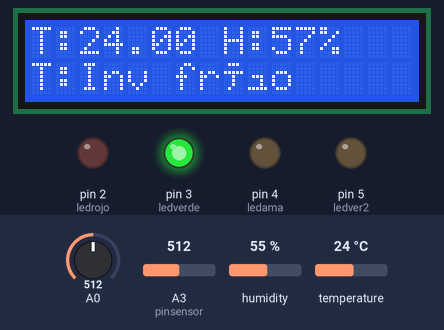
The sketch below on a simulated Arduino Uno, built with avr-gcc and run on an emulated ATmega328P. On the bench: 16×2 character LCD, output pins drawn as LEDs (lit = HIGH). The test bench sets the inputs (shaded band); at power-on: temperature 24 °C, A3 (pinsensor) = 512, A0 = 512, humidity 55 %.

Above: at 2.7 s.
2.8 s: temperature set to 26.3 °C
At 5.0 s:
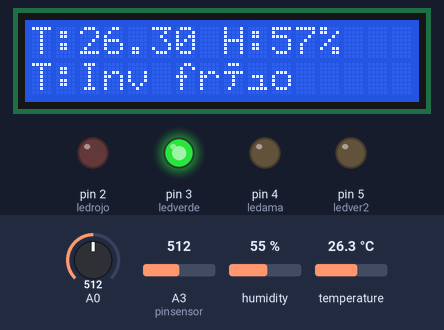
5.5 s: temperature set to 27.4 °C
At 6.3 s:
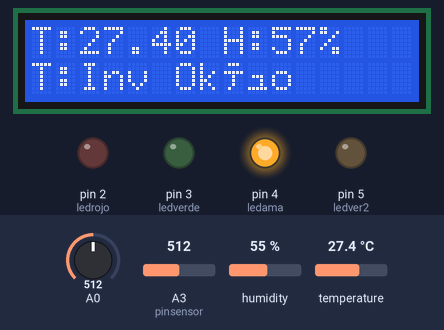
8.2 s: A3 (pinsensor) set to 927
At 10.2 s:
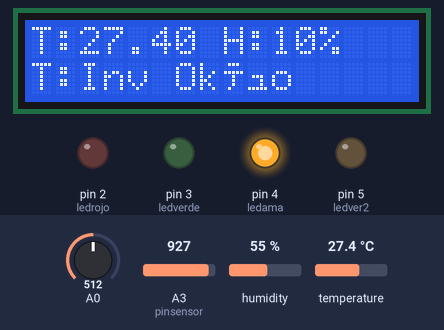
11.2 s: A3 (pinsensor) set to 948
At 12.6 s:
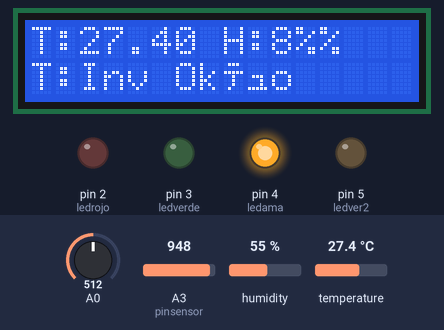
13.9 s: temperature set to 31.6 °C
At 16.4 s:
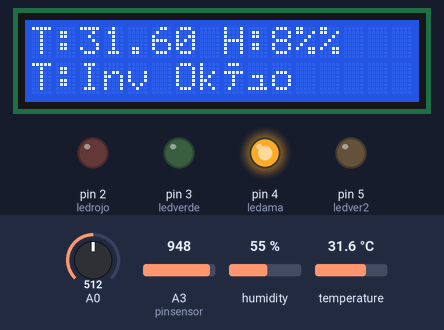
17.2 s: temperature set to 32.5 °C
At 19.1 s:
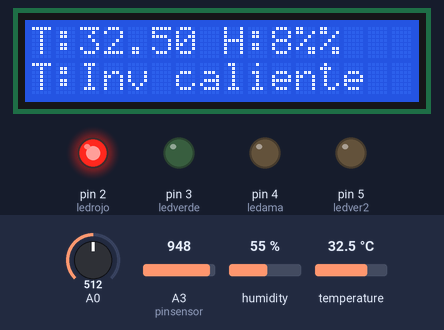
Timing chart, 0 to 20.9 s (numbered marks = the images above; inputs shaded):
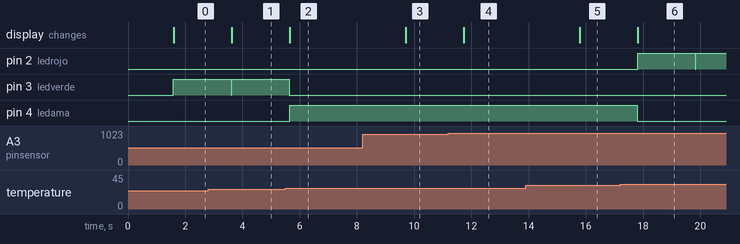

Measured:
- the behaviour switches between 26.9 and 27 °C on temperature (found by bisection; images 1 and 2)
- the behaviour switches between 934 and 935 on A3 (pinsensor) (found by bisection; images 3 and 4)
- the behaviour switches between 32 and 32.1 °C on temperature (found by bisection; images 5 and 6)
- after the input at 2.8 s, the display: changes after 0.83 s (image 1)
- after the input at 5.5 s, pin 3 (ledverde): goes on until 5.6 s, then stays LOW; pin 4 (ledama): LOW → HIGH after 0.15 s; the display: changes after 0.16 s (image 2)
- after the input at 8.2 s, the display: changes after 1.5 s (image 3)
- after the input at 11.2 s, the display: changes after 0.54 s (image 4)
- after the input at 13.9 s, the display: changes after 1.9 s (image 5)
- after the input at 17.2 s, pin 2 (ledrojo): LOW → HIGH after 0.61 s, → LOW 2.0 s later, → HIGH 0.01 s later; pin 4 (ledama): HIGH → LOW after 0.60 s; the display: changes after 0.62 s (image 6)

The sketch:

invernadero.ino
```cpp
#include <Wire.h>
#include <DHT.h>
#include <LiquidCrystal_I2C.h>
#define DHTTYPE DHT22   // DHT 22  (AM2302), AM2321
LiquidCrystal_I2C lcd(0x27,16,2); //indico que la pantalla tiene 2 lineas y cada una 16 caracteres
int pinsensor = A3; //Higrometro
int h;
float t;
int valor_map;
const int DHTPin = 7;
int lecturatemp = 0;
int ledrojo=2;
int ledverde=3;
int ledama=4;
int ledver2=5;
// genero el objeto DHT(el sensor) para poder tomar los datos de temperatura y humedad
DHT dht(DHTPin, DHTTYPE);
void setup(){
     dht.begin();//Iniciar el sensor dht
     pinMode(ledrojo,OUTPUT);
     pinMode(ledama,OUTPUT);
     pinMode(ledver2,OUTPUT);
     pinMode(ledverde,OUTPUT);
     // inicializo la pantalla LCD
     lcd.init();
     // Prendo la luz de la pantalla LCD
     lcd.backlight();
     lcd.setCursor(0,0);
     lcd.print("C.P.D.E.G");
     delay(1500);
}

void loop(){
     lcd.setCursor(0,1);
     t =dht.readTemperature();//en la variable t guardo la temperatura del ambiente
     lecturatemp=analogRead(0);
     digitalWrite(ledverde, LOW);
     digitalWrite(ledrojo, LOW);
     digitalWrite(ledama,LOW);
     if (t < 27){
        lcd.print("T:Inv frío");
        digitalWrite(ledverde, HIGH);
       }
     if (t >=27&&t<=32){
        lcd.print("T:Inv Ok");
        digitalWrite(ledama, HIGH);
   }
   if (t >32){
      lcd.print("T:Inv caliente");
      digitalWrite(ledrojo, HIGH);
   }
   lcd.setCursor(0,0);
   lcd.print("T:");
   lcd.print(t);
  //humedad
  lcd.print(" H:");
  h=analogRead(pinsensor);
  valor_map=map(h,1023,135,0,100);
  if (h < 500){
    lcd.print(valor_map);
    digitalWrite(ledver2, HIGH);
  }
  if (h >= 500){
    digitalWrite(ledver2, LOW);
    lcd.print(valor_map);
}
  lcd.print("%");
  delay(2000);
}
```
